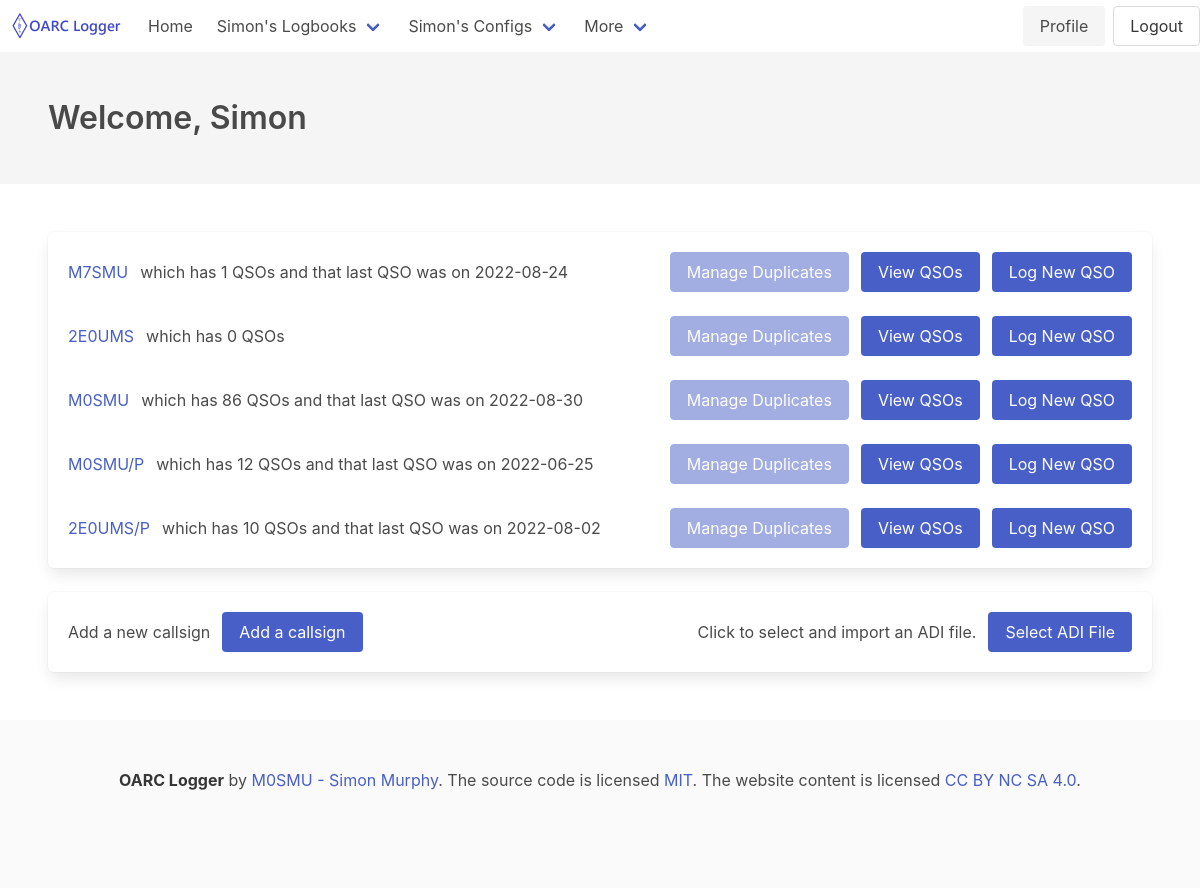
The app's page /users/Simon (signed in) with its own data.
### logger/models.py (models this page shows, shortened)
class User(UserMixin, db.Model):
    id = db.Column(db.Integer, primary_key=True) # primary keys are required by SQLAlchemy
    name = db.Column(db.String(1000), unique=True)
    email = db.Column(db.String(100), unique=True)
    password = db.Column(db.String(100))
    created_on = db.Column(db.DateTime())
    last_login = db.Column(db.DateTime())
    callsigns = db.relationship('Callsign', backref='user', lazy=True)
    events = db.relationship('Event', backref='owner', lazy=True)
    rigs = db.relationship('Rig', backref='owner', lazy=True)
    configurations = db.relationship('Configuration', backref='owner', lazy=True)
    antennas = db.relationship('Antenna', backref='owner', lazy=True)

class Callsign(db.Model):
    id = db.Column(db.Integer, primary_key=True) # primary keys are required by SQLAlchemy
    name = db.Column(db.String(1000), unique=True)
    user_id = db.Column(db.Integer, db.ForeignKey('user.id'), nullable=False)
    primary = db.Column(db.Boolean, default=False)

class QSO(db.Model):
    id = db.Column(db.Integer, primary_key=True) # primary keys are required by SQLAlchemy
    band = db.Column(db.String(25))
    band_rx = db.Column(db.String(25))
    mode = db.Column(db.String(25))
    submode = db.Column(db.String(25))
    freq = db.Column(db.String(25))
    freq_rx = db.Column(db.String(25))
    call = db.Column(db.String(50))
    station_callsign = db.Column(db.String(50))
    operator = db.Column(db.String(50))
    owner_callsign = db.Column(db.String(50))
    qso_date = db.Column(db.Date())
    qso_date_off = db.Column(db.Date())
    time_on = db.Column(db.Time())
    time_off = db.Column(db.Time())
    gridsquare = db.Column(db.String(10))
    my_gridsquare = db.Column(db.String(10))
    rst_rcvd = db.Column(db.String(10))
    rst_sent = db.Column(db.String(10))
    tx_pwr = db.Column(db.String(10))
    my_rig = db.Column(db.String(100))
    my_antenna = db.Column(db.String(100))
    qso_random = db.Column(db.String(1))
    qso_complete = db.Column(db.String(3))
    sat_mode = db.Column(db.String(25))
    sat_name = db.Column(db.String(25))
    srx = db.Column(db.Integer)
    srx_string = db.Column(db.String(50))
    stx = db.Column(db.Integer)
    stx_string = db.Column(db.String(50))
    my_sota_ref = db.Column(db.String(25))
    sota_ref = db.Column(db.String(25))
    my_iota = db.Column(db.String(6))
    iota = db.Column(db.String(6))
    my_iota_island_id = db.Column(db.Integer)
    iota_island_id = db.Column(db.Integer)
    country = db.Column(db.String(50))
    my_country = db.Column(db.String(50))
    distance = db.Column(db.String(10))
    dxcc = db.Column(db.Integer)
    my_dxcc = db.Column(db.Integer)
    name = db.Column(db.String(50))
    my_name = db.Column(db.String(50))
    my_city = db.Column(db.String(50))
    cqz = db.Column(db.Integer)
    my_cq_zone = db.Column(db.Integer)
    ituz = db.Column(db.Integer)
    my_itu_zone = db.Column(db.Integer)
    qsl_rcvd = db.Column(db.String(3))
    qsl_rcvd_via = db.Column(db.String(3))
    qsl_sent = db.Column(db.String(3))
    qsl_sent_via = db.Column(db.String(3))
    qslrdate = db.Column(db.Date())
    qslsdate = db.Column(db.Date())
    lotw_qsl_rcvd = db.Column(db.String(3))
    lotw_qsl_sent = db.Column(db.String(3))
    lotw_qslsdate = db.Column(db.Date())
    lotw_qslrdate = db.Column(db.Date())
    eqsl_qsl_rcvd = db.Column(db.String(3))
    eqsl_qsl_sent = db.Column(db.String(3))
    eqsl_qslsdate = db.Column(db.Date())
    eqsl_qslrdate = db.Column(db.Date())
    qrzcom_qso_upload_status = db.Column(db.String(3))
    qrzcom_qso_upload_date = db.Column(db.Date())
    address = db.Column(db.String(50))
    a_index = db.Column(db.Integer)
    k_index = db.Column(db.Integer)
    sfi = db.Column(db.Integer)
    ant_az = db.Column(db.Integer)
    ant_el = db.Column(db.Integer)
    comment = db.Column(db.String(255))
    cont = db.Column(db.String(2))
    email = db.Column(db.String(255))
    cnty = db.Column(db.String(50))
    my_cnty = db.Column(db.String(50))
    my_postal_code = db.Column(db.String(10))
    qth = db.Column(db.String(50))
    swl = db.Column(db.String(2))
    lat = db.Column(db.String(11))
    my_lat = db.Column(db.String(11))
    lon = db.Column(db.String(11))
    my_lon = db.Column(db.String(11))
    pfx = db.Column(db.String(15))
    contest_id = db.Column(db.String(50))
    my_wwff_ref = db.Column(db.String(15))
    wwff_ref = db.Column(db.String(15))
    my_street = db.Column(db.String(50))
    sig = db.Column(db.String(50))
    my_sig = db.Column(db.String(50))
    sig_info = db.Column(db.String(50))
    my_sig_info = db.Column(db.String(50))
    vucc_grids = db.Column(db.String(25))
    my_vucc_grids = db.Column(db.String(25))
    usaca_counties = db.Column(db.String(50))
    my_usaca_counties = db.Column(db.String(50))
    state = db.Column(db.String(25))
    my_state = db.Column(db.String(25))
    rig = db.Column(db.String(50))
    import_source = db.Column(db.String(255))
    import_date = db.Column(db.Date())
    import_comments = db.Column(db.String(2000))
    event_id = db.Column(db.Integer, db.ForeignKey('event.id'), nullable=True)
    config_id = db.Column(db.Integer, db.ForeignKey('configuration.id'), nullable=True)

### logger/users/views.py (the view)
@users.route('/<user>', methods=['GET','POST'])
@login_required
def profile(user):
    form = CallsignForm()
    if request.method == 'POST':
        name = request.form['name']
        newcallsign = Callsign(name=name, user_id=current_user.get_id())
        db.session.add(newcallsign)
        db.session.commit()
        return redirect(url_for('users.profile', user=current_user.name))
    return render_template('profile.html', user=current_user.name, form=form)

### logger/users/views.py (called while the page is built)
@users.context_processor
def utility_processor():
    def qsocount(logbook):
        return QSO.query.filter_by(station_callsign=logbook).count()
    def latestqso(logbook):
        if QSO.query.filter_by(station_callsign=logbook).count() > 0:
            return QSO.query.filter_by(station_callsign=logbook).order_by(QSO.qso_date.desc(), QSO.time_on.desc()).first().qso_date
        else: return ('N/A')
    return dict(qsocount=qsocount, latestqso=latestqso)

### logger/templates/profile.html (shortened to what this page needs)
{% extends "base.html" %}
{% block content %}
		<div class="bd-hero-heading">
			<h1 class="title algolia-lvl0">
				{% block title %} <p>Welcome, {{ current_user.name }}</p> {% endblock %}
			</h1>
		</div>
    </div>
</section>
<section class="section">
	<div class="box">
		{% for callsign in current_user.callsigns %}
		<div class="level">
			<div class="level-left">
				<a class="level-item" href="{{ url_for ('callsigns.call', callsign=callsign['name'] | replace('/','_'))  }}">{{ callsign['name'] }}</a><p class="level-item">which has {{ qsocount(callsign.name) }} QSOs{% if latestqso(callsign.name) != 'N/A' %} and that last QSO was on {{ latestqso(callsign.name) }}{% endif %}</p>
			</div>
			<div class="level-right">
                <a class="button is-link level-item" href="{{ url_for ('callsigns.call', callsign=callsign['name'] | replace('/','_'))  }}" disabled>Manage Duplicates</a>
				<a class="button is-link level-item" href="{{ url_for ('callsigns.call', callsign=callsign['name'] | replace('/','_'))  }}">View QSOs</a>
				<a class="button is-link level-item" href="{{ url_for('qsos.postnewqso', station_callsign=callsign.name | replace('/','_')) }}">Log New QSO</a>
			</div>
		</div>
		{% endfor %}
	</div>
	<div class="box">
		<div class="level">
			<div class="level-left">
				<p class="level-item">Add a new callsign</p>
				<a type="button" class="js-modal-trigger button is-link" data-target="modal-add-callsign"">Add a callsign</a>
			</div>
			<div class="level-right">
				<p class="level-item">Click to select and import an ADI file.</p>
				<a class="button is-link level-item" href="{{ url_for('qsos.uploadqsos', user=current_user.name )}} ">Select ADI File</a>
			</div>
		</div>
	</div>
</section>
{% endblock %}

### logger/templates/base.html (shortened to what this page needs)
<!DOCTYPE html>
<html>
<head>
    <link rel="stylesheet" href="https://cdn.jsdelivr.net/npm/bulma@0.9.4/css/bulma.min.css" />
    <link rel="stylesheet" href="https://cdn.jsdelivr.net/npm/@mdi/font@6.5.95/css/materialdesignicons.min.css" />
</head>
<body>
    <nav class="navbar" role="navigation" aria-label="main navigation">
        <div class="navbar-brand">
            <a class="navbar-item" href="https://oarc.uk">
                <img src="{{ url_for('static', filename='OARCLogger.png') }}" width="112" height="28">
            </a>
        </div>
        <div id="navMenu" class="navbar-menu">
            <div class="navbar-start">
                <a href="{{ url_for('users.index') }}" class="navbar-item">
                    Home
                </a>
                {% if current_user.is_authenticated %}
                <div class="navbar-item has-dropdown is-hoverable">
                    <a class="navbar-link" href="{{ url_for('users.profile', user=current_user.name) }}">
                    {{ current_user.name }}'s Logbooks
                    </a>
                </div>
                {% endif %}
                {% if current_user.is_authenticated %}
                <div class="navbar-item has-dropdown is-hoverable">
                    <a class="navbar-link" href="{{ url_for('configurations.configlist', username=current_user.name) }}">
                    {{ current_user.name }}'s Configs
                    </a>
                </div>
                {% endif %}
                <div class="navbar-item has-dropdown is-hoverable">
                    <a class="navbar-link">
                    More
                    </a>
                </div>
            </div>
        </div>
        <div class="navbar-end" id="navMenu">
            <div class="buttons">
                {% if current_user.is_authenticated %}
                <a href="{{ url_for('users.profile', user=current_user.name) }}" class="button is-light">
                    Profile
                </a>
                {% endif %}
                {% if current_user.is_authenticated %}
                <a href="{{ url_for('users.logout') }}" class="button">
                    Logout
                </a>
            {% endif %}
        </div>
    </nav>
    <section class="hero {% block hero %}is-light{% endblock %}">
        <div class="hero-body">
            {% block content %}
            {% endblock %}
</body>
<footer class="footer">
    <div class="content has-text-centered">
      <p>
        <strong>OARC Logger</strong> by <a href="https://qrz.com/db/M0SMU">M0SMU - Simon Murphy</a>. The source code is licensed
        <a href="http://opensource.org/licenses/mit-license.php">MIT</a>. The website content
        is licensed <a href="http://creativecommons.org/licenses/by-nc-sa/4.0/">CC BY NC SA 4.0</a>.
      </p>
    </div>
  </footer>
</html>

### records on screen
User: name "Simon"
Callsign: name "M7SMU", name "1", name.qso_date "2022-08-24"
Callsign: name "2E0UMS", name "0"
Callsign: name "M0SMU", name "86", name.qso_date "2022-08-30"
Callsign: name "M0SMU/P", name "12", name.qso_date "2022-06-25"
Callsign: name "2E0UMS/P", name "10", name.qso_date "2022-08-02"
